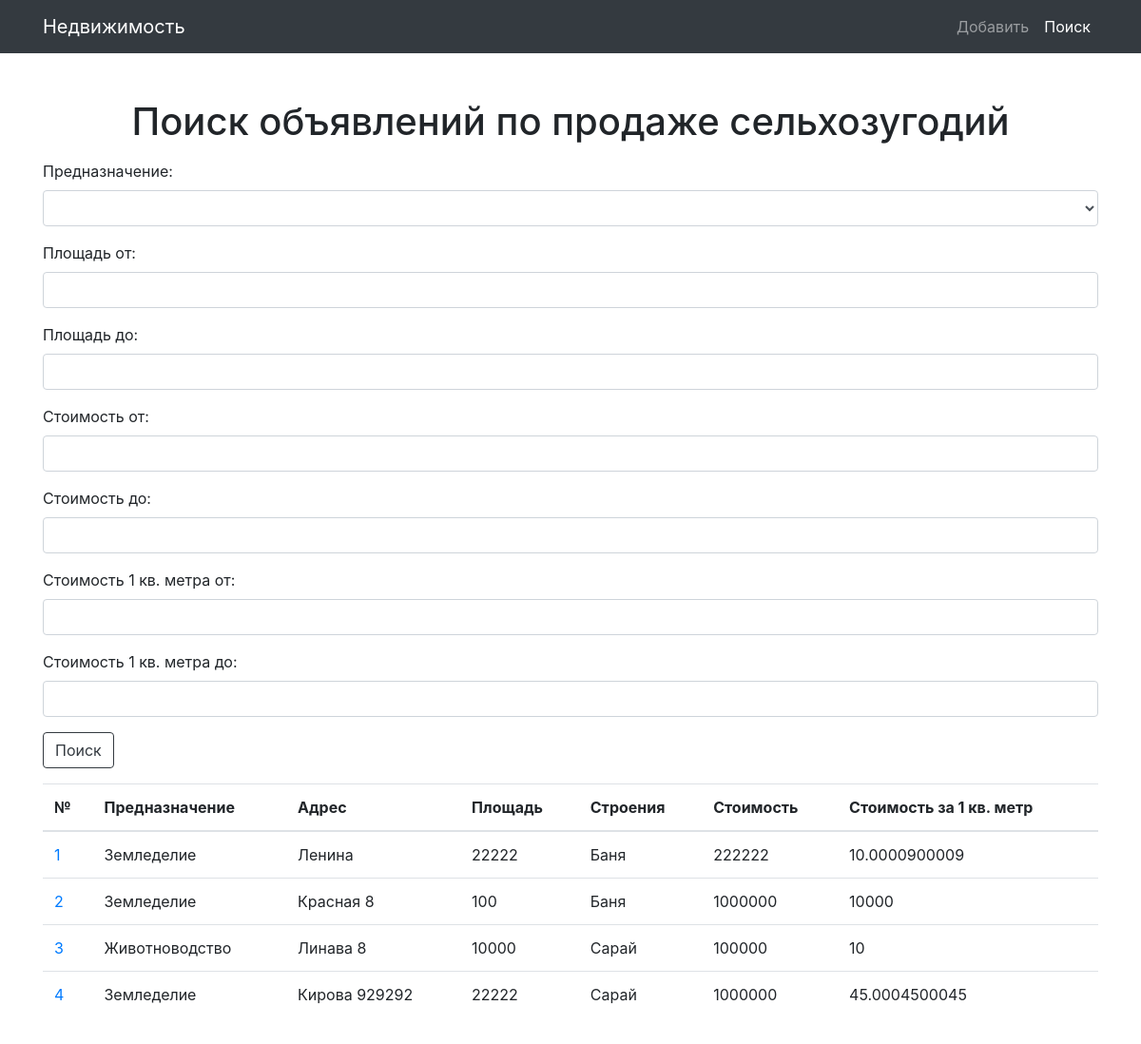
Screenshot of /?controller=ad&action=search_farm with the database file from the repository.
### tables this page shows
CREATE TABLE `Farm` (
  `id` int(11) NOT NULL,
  `farm_type_id` int(11) NOT NULL,
  `address` varchar(300) NOT NULL,
  `area` int(11) NOT NULL,
  `buildings` text NOT NULL,
  `transport_accessibility` varchar(300) NOT NULL,
  `cost` int(11) NOT NULL
);

CREATE TABLE `FarmType` (
  `id` int(11) NOT NULL,
  `title` varchar(50) NOT NULL
);

### Controllers/Controller.php (called while the page is built, shortened)
<?php
class Controller
{
    public function render($name, $vars, $layout = null)
    {
        extract($vars);
        include 'Views/'.$name.'.php';
    }
}

### Controllers/AdController.php (called while the page is built, shortened)
<?php
class AdController extends Controller
{
    public function search_farmAction()
    {
        $farms      = Farm::all();
        return $this->render('search_farm', [
            'menu'       => 'search',
            'farms'      => $farms,
            'post'       => $_POST,
            'farm_types' => FarmType::all(),
        ], 'layout');
    }
}

### index.php (called while the page is built, shortened)
<?php
require_once 'Config.php';
require_once 'Db.php';
require_once 'Controllers/Controller.php';
require_once 'Models/Model.php';
Route::start();

### Db.php (called while the page is built, shortened)
<?php
class Db {
    private static $instance;
    private static function getInstance(){
        if (self::$instance == null){
            self::$instance = new $className;
        }
        return self::$instance;
    }
    private static function initConnection(){
        $db = self::getInstance();
        $db->conn = new mysqli(Config::$host, Config::$login, Config::$password, Config::$dbname);
        $db->conn->set_charset('utf8');
        return $db;
    }
    public static function getconn() {
        try {
            $db = self::initConnection();
            return $db->conn;
        } catch (Exception $ex) {
            echo "I was unable to open a connection to the database. " . $ex->getMessage();
            return null;
        }
    }
}

### Models/Model.php (called while the page is built, shortened)
<?php
class Model
{
    public static function all() {
        $list  = [];
        $sql   = 'SELECT * FROM '.get_called_class();
        $items = Db::getconn()->query($sql);
        $items = $items->fetch_all(MYSQLI_ASSOC);
        $keys  = get_class_vars(get_called_class());
        foreach ($items as $item) {
            $arr = [];
            foreach ($keys as $key=>$value) {
                $arr[$key] = $item[$key];
            }
            $list[] = new $class($arr);
        }
        return $list;
    }
}

### Views/search_farm.php (the view, shortened to what this page needs)
<div class="row">
    <div class="col-lg-12 text-center">
        <h1 class="mt-5">Поиск объявлений по продаже сельхозугодий</h1>
    </div>
</div>
<form action="" method="post" enctype="multipart/form-data">
    <div class="form-group">
        <label class="control-label" for="farm_type">Предназначение:</label>
        <select name="farm_type_id" class="form-control">
            <option></option>
            <?php foreach ($farm_types as $farm_type): ?>
                <option <?php if($post['farm_type_id']==$farm_type->id): ?> selected <?php endif ?> value="<?=$farm_type->id ?>""> <?=$farm_type->title ?> </option>
            <?php endforeach; ?>
        </select>
    </div>
    <div class="form-group">
        <label for="area_from">Площадь от:</label>
        <input type="number" min="1" class="form-control" value="<?=$post['area_from']?>" id="area_from" name="area_from">
    </div>
    <div class="form-group">
        <label for="area_to">Площадь до:</label>
        <input type="number" min="1" class="form-control" value="<?=$post['area_to']?>"  id="area_to" name="area_to">
    </div>
    <div class="form-group">
        <label for="cost_from">Стоимость от:</label>
        <input type="number" class="form-control"  value="<?=$post['cost_from']?>"  id="cost_from" name="cost_from">
    </div>
    <div class="form-group">
        <label for="cost_to">Стоимость до:</label>
        <input type="number" class="form-control"  value="<?=$post['cost_to']?>"  id="cost_to" name="cost_to">
    </div>
    <div class="form-group">
        <label for="cost_1_sq_m_from">Стоимость 1 кв. метра от:</label>
        <input type="number" class="form-control"  value="<?=$post['cost_1_sq_m_from']?>"  id="cost_1_sq_m_from" name="cost_1_sq_m_from">
    </div>
    <div class="form-group">
        <label for="cost_1_sq_m_to">Стоимость 1 кв. метра до:</label>
        <input type="number" class="form-control"  value="<?=$post['cost_1_sq_m_to']?>"  id="cost_1_sq_m_to" name="cost_1_sq_m_to">
    </div>
    <div class="form-group">
        <input type="submit" class="btn btn-outline-dark" name="submit" value="Поиск"/>
    </div>
</form>
<?php if ($farms): ?>
    <table class="table">
        <caption></caption>
        <thead>
            <th>№</th>
            <th>Предназначение</th>
            <th>Адрес</th>
            <th>Площадь</th>
            <th>Строения</th>
            <th>Стоимость</th>
            <th>Стоимость за 1 кв. метр</th>
        </thead>
        <tbody>
            <?php foreach($farms as $farm): ?>
                <tr>
                    <td>
                        <a href="/?controller=ad&action=view_farm&id=<?= $farm->id ?>"><?= $farm->id ?></a>
                    </td>
                    <td>
                        <?php foreach ($farm_types as $farm_type): ?>
                            <?php if($farm_type->id == $farm->farm_type_id): ?> <?=$farm_type->title?><?php endif ?>
                        <?php endforeach; ?>
                    </td>
                    <td><?= $farm->address?></td>
                    <td><?= $farm->area?></td>
                    <td><?= $farm->buildings?></td>
                    <td><?= $farm->cost?></td>
                    <td><?= $farm->cost/$farm->area?></td>
                </tr>
            <?php endforeach; ?>
        </tbody>
    </table>
<?php else: ?>
    Нет результатов
<?php endif; ?>

### css/style.css (style rules this page uses)
body { padding-top: 54px; }
@media (min-width: 992px) { body { padding-top: 56px; } }

### rows the page displays
farm: id "1", address "Ленина", area "22222", buildings "Баня", cost "222222", $farm->cost/$farm->area "10.0000900009"
farmtype: title "Земледелие"
farm: id "2", address "Красная 8", area "100", buildings "Баня", cost "1000000", $farm->cost/$farm->area "10000"
farm: id "3", address "Линава 8", area "10000", buildings "Сарай", cost "100000", $farm->cost/$farm->area "10"
farmtype: title "Животноводство"
farm: id "4", address "Кирова 929292", area "22222", buildings "Сарай", cost "1000000", $farm->cost/$farm->area "45.0004500045"
